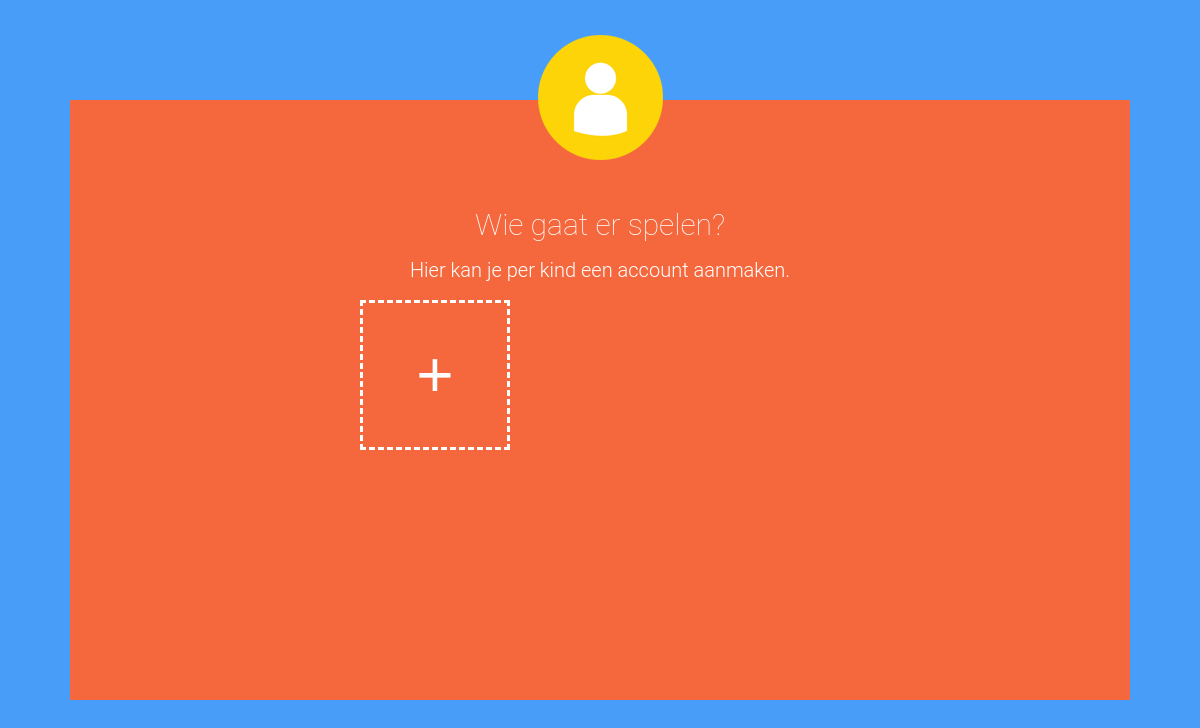
/kind.php, run on an earlier commit of the app's database.
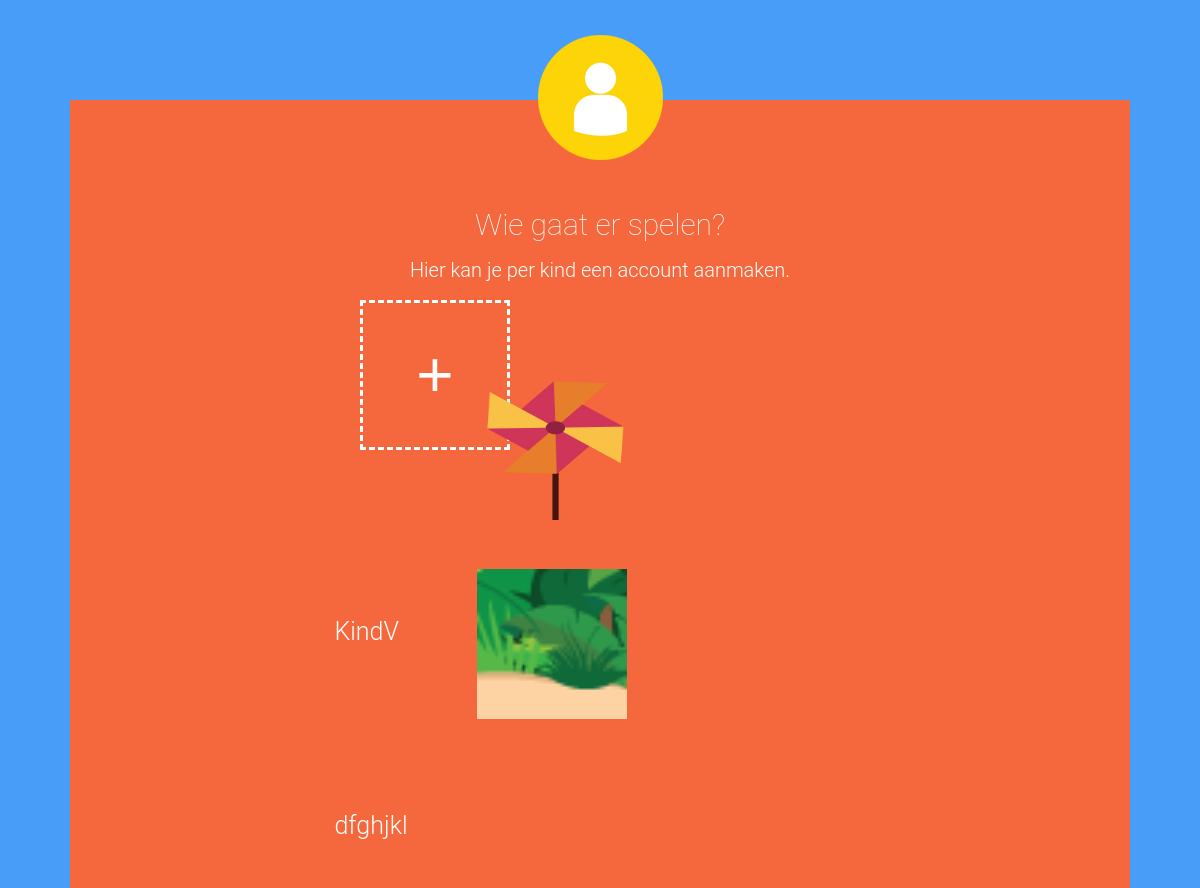
And on a later commit of the database.
### tables this page shows
CREATE TABLE IF NOT EXISTS `tblkinderen` (
  `KindID` int(11) NOT NULL AUTO_INCREMENT,
  `OuderID` int(11) NOT NULL,
  `Naam` text NOT NULL,
  `Voornaam` text NOT NULL,
  `Geboortedatum` text NOT NULL,
  `Afbeelding` text NOT NULL,
  `Geslacht` varchar(1) NOT NULL,
  PRIMARY KEY (`KindID`),
  KEY `OuderID` (`OuderID`)
);

### classes/Kind.class.php (called while the page is built, shortened)
<?php
    include_once("classes/db.class.php");
    class Kind
    {
    public function getKinderen($OuderID){
     $db = new database();
     $sql = "select Afbeelding, Voornaam from tblkinderen
             where ouderID = ".$OuderID;
        return $db->conn->query($sql);
    }
    }
?>

### classes/db.class.php (called while the page is built, shortened)
<?php
	class Database
	{
		private $m_sHost = "localhost";
		private $m_sUser = "root";
		private $m_sPassword = "";
		private $m_sDatabase = "eindwerk";
		public function __construct()
		{
			$this->conn = new mysqli($this->m_sHost, $this->m_sUser, $this->m_sPassword, $this->m_sDatabase);
		}
	}
?>

### kind.php (the view, shortened to what this page needs)
<?php
include_once("classes/Kind.class.php");
$kind = new Kind();
$result = $kind ->getKinderen(1);
?>
<!DOCTYPE html>
<html lang="nl">
<head>
	<link rel="stylesheet" type="text/css" href="css/reset.css"/>
	<link rel="stylesheet" type="text/css" href="css/style.css"/>
    <link rel="stylesheet" type="text/css" media="screen" href="css/mediaqueries.css"/>
</head>
<body>
        <div id="container">
        <img src="images/icon_account.png" alt="account icoon" class="bol"/>
            <h1>Wie gaat er spelen?</h1>
        <p>Hier kan je per kind een account aanmaken.</p>
        <a href="kindtoevoegen.php"/><button id="toevoegenbtn">+</button> </a>
 <div class="kinderen">
<?php
$i=1;
        while ($lijst = $result ->fetch_assoc())
{
?>
    <div class="kind">
            <img src="<?php echo $lijst['Afbeelding']?>" alt="<?php echo $lijst['Voornaam']?>" class="foto"/>
        <label class="naam"><?php echo $lijst['Voornaam']?></label>
        <?php $i++; } ?>
    </div>
</div>
    </div>
</body>
</html>

What changed in the data, as far as the page shows it:
added tblkinderen: Afbeelding (picture), Voornaam "KindV"
added tblkinderen: Afbeelding (picture), Voornaam "dfghjkl"
